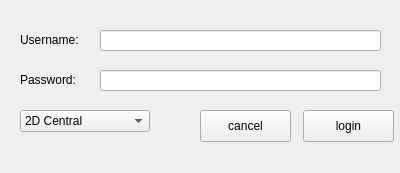
<?xml version="1.0" encoding="UTF-8"?>
<ui version="4.0">
 <class>LoginPrompt</class>
 <widget class="QDialog" name="LoginPrompt">
  <property name="geometry">
   <rect>
    <x>0</x>
    <y>0</y>
    <width>400</width>
    <height>173</height>
   </rect>
  </property>
  <property name="windowTitle">
   <string>Login</string>
  </property>
  <widget class="QDialogButtonBox" name="buttonBox">
   <property name="geometry">
    <rect>
     <x>30</x>
     <y>240</y>
     <width>341</width>
     <height>32</height>
    </rect>
   </property>
   <property name="orientation">
    <enum>Qt::Horizontal</enum>
   </property>
   <property name="standardButtons">
    <set>QDialogButtonBox::Cancel|QDialogButtonBox::Ok</set>
   </property>
  </widget>
  <widget class="QLabel" name="usernameLabel">
   <property name="geometry">
    <rect>
     <x>20</x>
     <y>30</y>
     <width>71</width>
     <height>20</height>
    </rect>
   </property>
   <property name="text">
    <string>Username:</string>
   </property>
  </widget>
  <widget class="QLineEdit" name="password">
   <property name="geometry">
    <rect>
     <x>100</x>
     <y>70</y>
     <width>281</width>
     <height>21</height>
    </rect>
   </property>
   <property name="inputMethodHints">
    <set>Qt::ImhNone</set>
   </property>
   <property name="maxLength">
    <number>20</number>
   </property>
   <property name="echoMode">
    <enum>QLineEdit::Password</enum>
   </property>
  </widget>
  <widget class="QLabel" name="passwordLabel">
   <property name="geometry">
    <rect>
     <x>20</x>
     <y>70</y>
     <width>71</width>
     <height>20</height>
    </rect>
   </property>
   <property name="text">
    <string>Password:</string>
   </property>
  </widget>
  <widget class="QComboBox" name="serverList">
   <property name="geometry">
    <rect>
     <x>20</x>
     <y>110</y>
     <width>171</width>
     <height>26</height>
    </rect>
   </property>
   <property name="mouseTracking">
    <bool>false</bool>
   </property>
   <property name="focusPolicy">
    <enum>Qt::TabFocus</enum>
   </property>
   <property name="contextMenuPolicy">
    <enum>Qt::DefaultContextMenu</enum>
   </property>
   <property name="editable">
    <bool>false</bool>
   </property>
   <property name="currentText">
    <string>2D Central</string>
   </property>
   <property name="sizeAdjustPolicy">
    <enum>QComboBox::AdjustToContents</enum>
   </property>
   <item>
    <property name="text">
     <string>2D Central</string>
    </property>
   </item>
   <item>
    <property name="text">
     <string>Paper Thin City</string>
    </property>
   </item>
   <item>
    <property name="text">
     <string>Fine Line Island</string>
    </property>
   </item>
   <item>
    <property name="text">
     <string>U of SA</string>
    </property>
   </item>
   <item>
    <property name="text">
     <string>Flat World</string>
    </property>
   </item>
   <item>
    <property name="text">
     <string>Planar Outpost</string>
    </property>
   </item>
   <item>
    <property name="text">
     <string>Mobius Metropolis</string>
    </property>
   </item>
   <item>
    <property name="text">
     <string>EU Amsterdam</string>
    </property>
   </item>
   <item>
    <property name="text">
     <string>Compatibility</string>
    </property>
   </item>
   <item>
    <property name="text">
     <string>SS Lineage</string>
    </property>
   </item>
  </widget>
  <widget class="QPushButton" name="login">
   <property name="geometry">
    <rect>
     <x>303</x>
     <y>110</y>
     <width>91</width>
     <height>32</height>
    </rect>
   </property>
   <property name="text">
    <string>login</string>
   </property>
  </widget>
  <widget class="QPushButton" name="cancel">
   <property name="geometry">
    <rect>
     <x>200</x>
     <y>110</y>
     <width>91</width>
     <height>32</height>
    </rect>
   </property>
   <property name="text">
    <string>cancel</string>
   </property>
  </widget>
  <widget class="QLineEdit" name="username">
   <property name="geometry">
    <rect>
     <x>100</x>
     <y>30</y>
     <width>281</width>
     <height>21</height>
    </rect>
   </property>
   <property name="maxLength">
    <number>20</number>
   </property>
  </widget>
 </widget>
 <tabstops>
  <tabstop>username</tabstop>
  <tabstop>password</tabstop>
  <tabstop>serverList</tabstop>
  <tabstop>buttonBox</tabstop>
  <tabstop>login</tabstop>
  <tabstop>cancel</tabstop>
 </tabstops>
 <resources/>
 <connections>
  <connection>
   <sender>buttonBox</sender>
   <signal>accepted()</signal>
   <receiver>LoginPrompt</receiver>
   <slot>accept()</slot>
   <hints>
    <hint type="sourcelabel">
     <x>248</x>
     <y>254</y>
    </hint>
    <hint type="destinationlabel">
     <x>157</x>
     <y>172</y>
    </hint>
   </hints>
  </connection>
  <connection>
   <sender>buttonBox</sender>
   <signal>rejected()</signal>
   <receiver>LoginPrompt</receiver>
   <slot>reject()</slot>
   <hints>
    <hint type="sourcelabel">
     <x>316</x>
     <y>260</y>
    </hint>
    <hint type="destinationlabel">
     <x>286</x>
     <y>172</y>
    </hint>
   </hints>
  </connection>
 </connections>
</ui>
